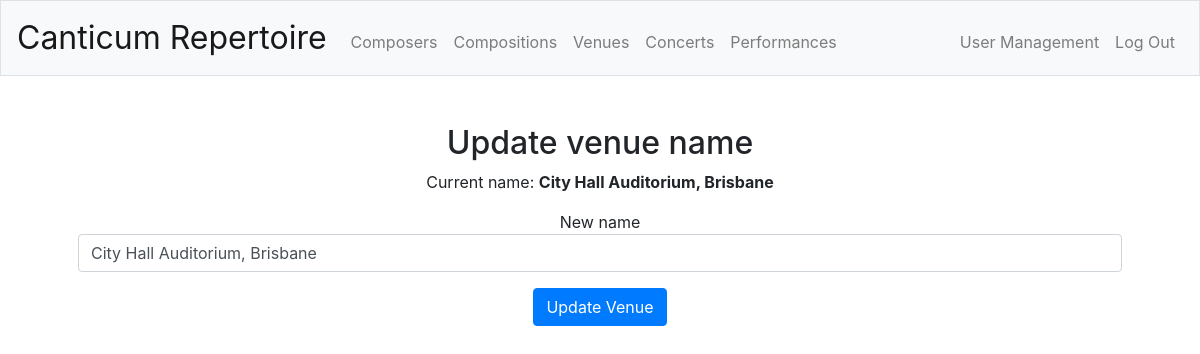
The page /venueedit?id=2 (signed in) on the database its author committed.
### tables this page shows
CREATE TABLE 'venues' ('venue_id' integer PRIMARY KEY AUTOINCREMENT NOT NULL, 'venue_name' text NOT NULL);

### app.py (the view)
@app.route("/venueedit", methods=["GET", "POST"])
@login_required
def venueedit():
    if request.method == "POST":
        if not request.form.get("name"):
            return apology("must provide name", 403)
        venue_id = request.form.get("id")
        name = request.form.get("name")
        db.execute("UPDATE venues SET venue_name = :name WHERE venue_id = :venue_id", name=name, venue_id=venue_id)
        venues = list_venues()
        flash("Venue name updated!")
        return render_template("venues.html", venues=venues)
    else:
        venue_id = request.args.get('id')
        rows = db.execute("SELECT venue_name FROM venues WHERE venue_id = :venue_id", venue_id=venue_id)
        venue_name = rows[0]["venue_name"]
        return render_template("venueedit.html", venue_id=venue_id, venue_name=venue_name)

### app.py (called while the page is built)
@app.after_request
def after_request(response):
    response.headers["Cache-Control"] = "no-cache, no-store, must-revalidate"
    response.headers["Expires"] = 0
    response.headers["Pragma"] = "no-cache"
    return response

### helpers.py (called while the page is built)
def login_required(f):
    @wraps(f)
    def decorated_function(*args, **kwargs):
        if session.get("user_id") is None:
            return redirect("/login")
        return f(*args, **kwargs)
    return decorated_function

### templates/venueedit.html (shortened to what this page needs)
{% extends "layout.html" %}
{% block main %}
    <h2>Update venue name</h2>
    <p>Current name: <b>{{ venue_name }}</b></p>
    <form action="/venueedit" method="post">
        <div class="form-group">
            New name <input class="form-control" name="name" value="{{ venue_name }}" type="text">
        </div>
        <button class="btn btn-primary" type="submit">Update Venue</button>
    </form>
{% endblock %}

### static/styles.css (style rules this page uses)
main .form-control { display: inline-block; }

### rows shown on the page
venues: venue_name "City Hall Auditorium, Brisbane", name "City Hall Auditorium, Brisbane"
